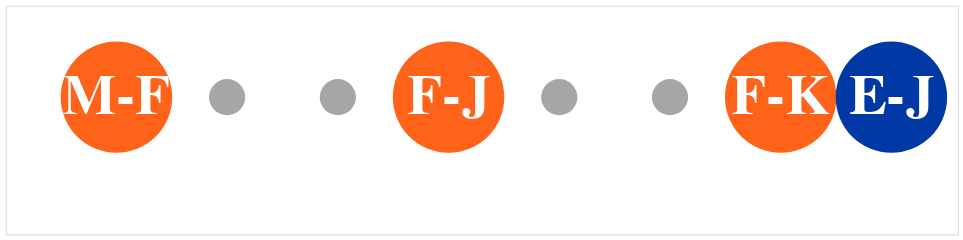

Notebook code cell kept with this figure:
### Code cell
line_label = alt.Chart(df).mark_text(color="white", fontSize= 50, font="Helvetica", fontStyle="bold").encode(
    x=alt.X("adjusted_arrival_time:Q", axis=None, scale=x_scale),
    y=alt.value(80),
    text="display_word"
)
background + arrival_time + line_label

### Figure 1 — Vega-Lite specification as saved in the notebook (floating-point values rounded to 4 significant figures)
{"config": {"view": {"continuousWidth": 300, "continuousHeight": 300}}, "layer": [{"data": {"name": "data-df3068b0ee03de3f0518dd185836afdb"}, "mark": {"type": "circle", "color": "gray", "size": 1000}, "encoding": {"x": {"axis": null, "field": "x", "scale": {"domain": [-1, 7.6]}, "type": "quantitative"}, "y": {"value": 80}}}, {"data": {"name": "data-b826866b99133e7fb04bd6cb255d487b"}, "mark": {"type": "circle", "opacity": 1, "size": 9500}, "encoding": {"color": {"field": "color", "scale": null, "type": "nominal"}, "x": {"axis": null, "field": "adjusted_arrival_time", "scale": {"domain": [-1, 7.6]}, "type": "quantitative"}, "y": {"value": 80}}, "transform": [{"lookup": "line", "from": {"data": {"name": "data-5b10a4fa19ed17cb7ded508c40bc33e6"}, "key": "line", "fields": ["color"]}}]}, {"data": {"name": "data-b826866b99133e7fb04bd6cb255d487b"}, "mark": {"type": "text", "color": "white", "font": "Helvetica", "fontSize": 50, "fontStyle": "bold"}, "encoding": {"text": {"field": "display_word", "type": "nominal"}, "x": {"axis": null, "field": "adjusted_arrival_time", "scale": {"domain": [-1, 7.6]}, "type": "quantitative"}, "y": {"value": 80}}}], "height": 200, "width": 833, "$schema": "https://vega.github.io/schema/vega-lite/v5.8.0.json", "datasets": {"data-df3068b0ee03de3f0518dd185836afdb": [{"x": 0}, {"x": 1}, {"x": 2}, {"x": 3}, {"x": 4}, {"x": 5}, {"x": 6}, {"x": 7}], "data-b826866b99133e7fb04bd6cb255d487b": [{"line": "M", "arrival_time": 0, "destination": "Forest Hills-71 Av", "adjusted_arrival_time": 0, "first_wordFl": "F", "display_word": "M-F"}, {"line": "F", "arrival_time": 3, "destination": "Jamaica-179 St", "adjusted_arrival_time": 3, "first_wordFl": "J", "display_word": "F-J"}, {"line": "F", "arrival_time": 6, "destination": "Kings Hwy", "adjusted_arrival_time": 6, "first_wordFl": "K", "display_word": "F-K"}, {"line": "E", "arrival_time": 6, "destination": "Jamaica-179 St", "adjusted_arrival_time": 7, "first_wordFl": "J", "display_word": "E-J"}], "data-5b10a4fa19ed17cb7ded508c40bc33e6": [{"line": "E", "color": "#0039a6"}, {"line": "F", "color": "#ff6319"}, {"line": "M", "color": "#ff6319"}]}}
